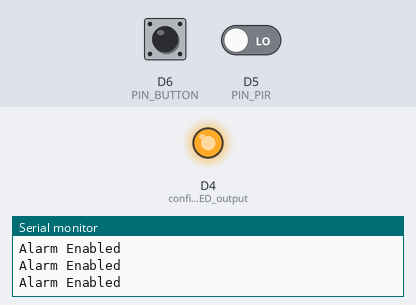
Bench run of a program on a simulated ESP8266 (Wemos D1 mini). Shown: output pins drawn as LEDs (lit = HIGH), the last lines printed to the serial monitor. Dashed ring = blinking. Inputs (shaded band) come from the test bench; at power-on: D5 (PIN_PIR) LOW, D6 (PIN_BUTTON) HIGH.

Above: at 1.7 s.
1.8 s: D5 (PIN_PIR) driven HIGH
At 1.99 s:
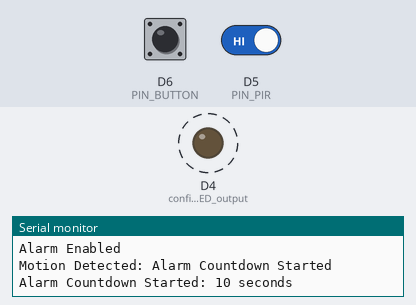
4.8 s: D6 (PIN_BUTTON) pulled LOW for 0.15 s
At 5.6 s:
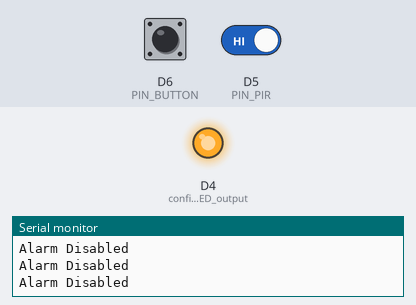
6.5 s: D6 (PIN_BUTTON) pulled LOW for 1 s
At 8.01 s:
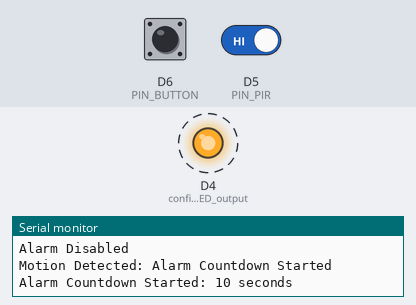
Timing chart, 0 to 15.9 s (numbered marks = the images above; inputs shaded):
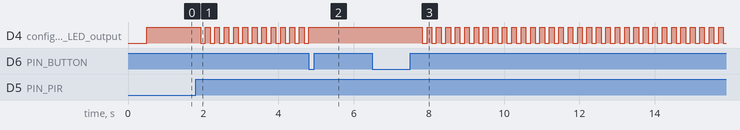

Measured:
- after the input at 1.8 s, D4 (configure_the_LED_output): alternates HIGH for 0.13 s and LOW for 0.13 s, starting after 0.13 s
- after the input at 4.8 s, D4 (configure_the_LED_output): goes on until 4.8 s, then stays HIGH
- after the input at 6.5 s, D4 (configure_the_LED_output): alternates HIGH for 0.13 s and LOW for 0.13 s, starting after 1.3 s

The program:

main.cpp
```cpp
// COMP-10184 – Mohawk College
// COMP-10184_AlarmSystem - Completed Stage 5
//
// This program demonstrates an alarm system. When the application starts, the alarm is enabled and when
// motion is detected the 10 second countdown starts. If the button is not clicked during the countdown then
// the alarm is activated. If the button is clicked during the countdown then the alarm will be disabled
// and not enabled until the button is clicked again.
//
// @author  Joshua Symons-Webb
// @id      000812836
//
// I, Joshua Symons-Webb, 000812836 certify that this material is my original work. No
// other person's work has been used without due acknowledgement.
//

#include <Arduino.h>

#define PIN_PIR D5 //Input pin for PIR Sensor
#define PIN_BUTTON D6 //Input pin for Button

#define BUTTON_DELAY 200 //Delay for button input

//Different Alarm States
#define ALARM_DISABLED 0
#define ALARM_ENABLE 1
#define ALARM_COUNTDOWN 2
#define ALARM_ACTIVE 3

int iAlarmState; //Variable to hold alarm state
bool bPIR; //Variable to hold the state of the PIR sensor

// ***********************************************************
// Collects the input of the PIR sensor and will start the alarm countdown if motion is detected
//
void collectInputs()
{
  bPIR = digitalRead(PIN_PIR); //Read PIR sensor for input

  if (bPIR && iAlarmState == ALARM_ENABLE) //Check if alarm is enabled and motion is detected
  {
    Serial.println("Motion Detected: Alarm Countdown Started");
    iAlarmState = ALARM_COUNTDOWN; //Alarm state changed to countdown
  }
}

// ***********************************************************
// Starts a 10 second countdown and waits for a button input from the user or will activate the alarm if no input is detected
//
void countdown()
{
  int count = 0;

  while (count < 10 && iAlarmState == ALARM_COUNTDOWN) //Loop to count each second
  {
    int count2 = 0;
    while(count2 < 4){ //Blink 4 times

      //If button was pressed during countdown, disable alarm and turn off LED
      if(!digitalRead(PIN_BUTTON)){
        Serial.println("Button Pressed: Countdown Stopped");
        digitalWrite(LED_BUILTIN, HIGH);
        iAlarmState = ALARM_DISABLED;
        delay(BUTTON_DELAY); //Delay to avoid immediately flipping between enabled and disabled alarm states
        break;
      }

      //Blink LED On/Off
      digitalWrite(LED_BUILTIN, HIGH);
      delay(125);
      digitalWrite(LED_BUILTIN, LOW);
      delay(125);

      count2 += 1;
    }
    count += 1;
  }

  //If countdown has reach 10 seconds
  if(count == 10){
    iAlarmState = ALARM_ACTIVE; //Set alarm to active
  }
}

// ***********************************************************
// Checks the state of the variable iAlarmState
//
void checkAlarmState()
{
  switch (iAlarmState) //Switch case to switch between the different alarm states
  {
  case ALARM_ENABLE: //Alarm is enabled, turn off LED
    Serial.println("Alarm Enabled");
    digitalWrite(LED_BUILTIN, HIGH);
    break;
  case ALARM_DISABLED: //Alarm is disabled, wait for button input to enable alarm
    Serial.println("Alarm Disabled");
    while(!digitalRead(PIN_BUTTON)){
      iAlarmState = ALARM_ENABLE;
    }
    delay(BUTTON_DELAY); //Delay to avoid immediately flipping between enabled and disabled alarm states
    break;
  case ALARM_ACTIVE: //Alarm has been activated, turn on LED
    Serial.println("Alarm Activated");
    digitalWrite(LED_BUILTIN, LOW);
    break;
  case ALARM_COUNTDOWN: //Motion detect, start the countdown
    Serial.println("Alarm Countdown Started: 10 seconds");
    countdown();
    break;
  default:
    break;
  }
}

// ***********************************************************
void setup()
{
  Serial.begin(115200); //configure the USB serial monitor

  //Introduction Message
  Serial.println("COMP-10184 - Alarm System");
  Serial.println("Name: Joshua Symons-Webb");
  Serial.println("Student ID: 000812836 \n\n\n");
  delay(500); //Delay for intro message

  pinMode(LED_BUILTIN, OUTPUT); //configure the LED output
  pinMode(PIN_PIR, INPUT); //configure the PIR sensor as an input
  pinMode(PIN_BUTTON, INPUT_PULLUP); //configure the Button as an input
  iAlarmState = ALARM_ENABLE; //Enable the alarm
}

// ***********************************************************
void loop()
{
  collectInputs(); //check for inputs
  checkAlarmState(); //check alarm state
}
```
